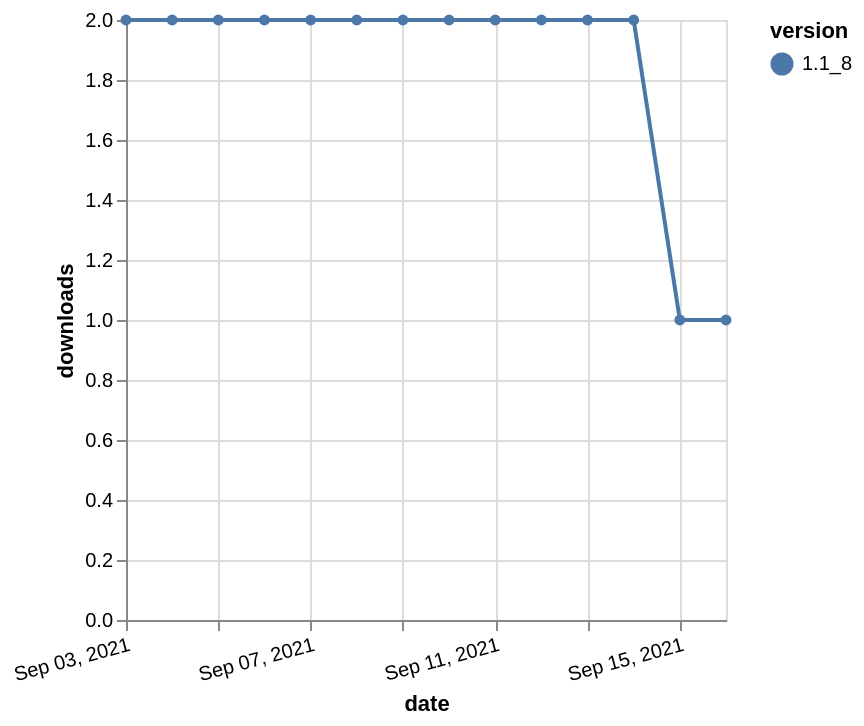

Vega-Lite specification for this chart:
### Vega-Lite specification from a JSON file in a GitHub repository (floating-point values rounded to 4 significant figures)
{"$schema": "https://vega.github.io/schema/vega-lite/v5.json", "description": "A simple bar chart with embedded data.", "data": {"values": [{"date": "2021-09-03", "total": 2486, "delta": 2, "version": "1.1_8"}, {"date": "2021-09-04", "total": 2488, "delta": 2, "version": "1.1_8"}, {"date": "2021-09-05", "total": 2490, "delta": 2, "version": "1.1_8"}, {"date": "2021-09-06", "total": 2492, "delta": 2, "version": "1.1_8"}, {"date": "2021-09-07", "total": 2494, "delta": 2, "version": "1.1_8"}, {"date": "2021-09-08", "total": 2496, "delta": 2, "version": "1.1_8"}, {"date": "2021-09-09", "total": 2498, "delta": 2, "version": "1.1_8"}, {"date": "2021-09-10", "total": 2500, "delta": 2, "version": "1.1_8"}, {"date": "2021-09-11", "total": 2502, "delta": 2, "version": "1.1_8"}, {"date": "2021-09-12", "total": 2504, "delta": 2, "version": "1.1_8"}, {"date": "2021-09-13", "total": 2506, "delta": 2, "version": "1.1_8"}, {"date": "2021-09-14", "total": 2508, "delta": 2, "version": "1.1_8"}, {"date": "2021-09-15", "total": 2509, "delta": 1, "version": "1.1_8"}, {"date": "2021-09-16", "total": 2510, "delta": 1, "version": "1.1_8"}]}, "width": "container", "mark": {"type": "line", "point": {"filled": true}}, "encoding": {"x": {"field": "date", "type": "temporal", "timeUnit": "yearmonthdate", "title": "date", "axis": {"labelAngle": -15}}, "y": {"field": "delta", "type": "quantitative", "title": "downloads"}, "color": {"field": "version", "type": "nominal"}, "tooltip": {"field": "delta"}}}
